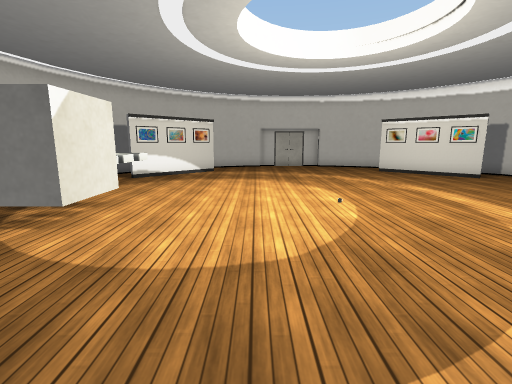
View 1 (above)

12 first-person views from a walk through a scene from a Unity 3-D project. The camera is 1.4 m above the floor, tilts 10° down and sees 85° across. The floor is counted in squares, 1 m on a side. Each view is taken from the middle of a square. On the plan, view 1 faces up. The plan holds only what a view shows up to about 14 squares ahead; the rest is blank. The player character is not drawn. Some surface patterns are stand-ins.

View 2
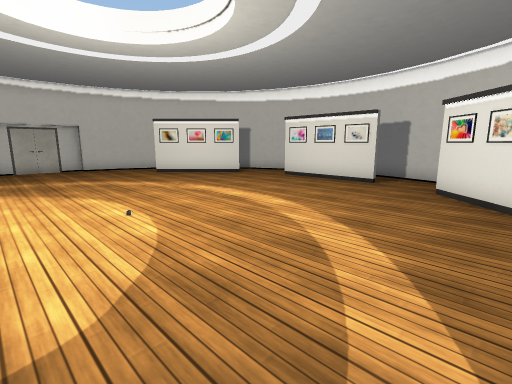

View 3
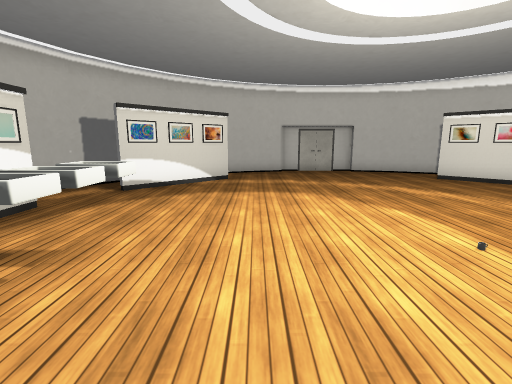

View 4
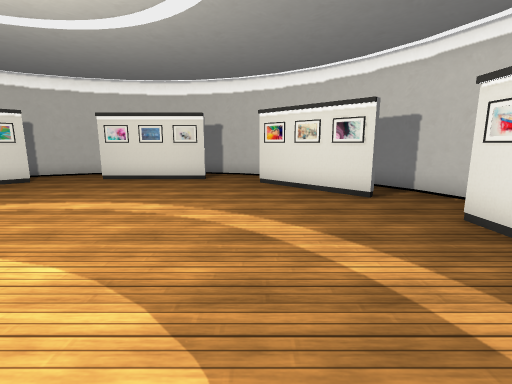

View 5
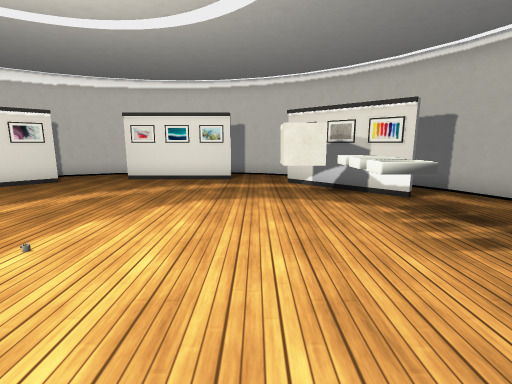

View 6
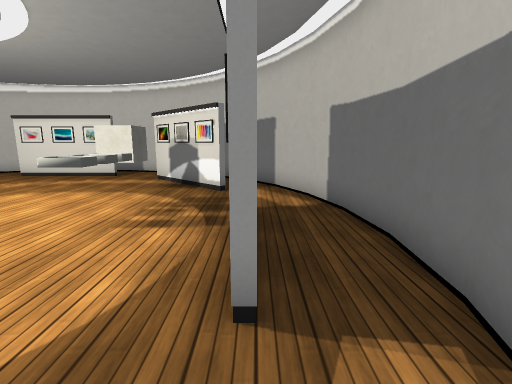

View 7
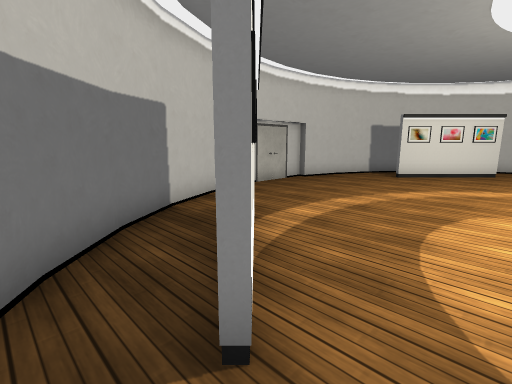

View 8
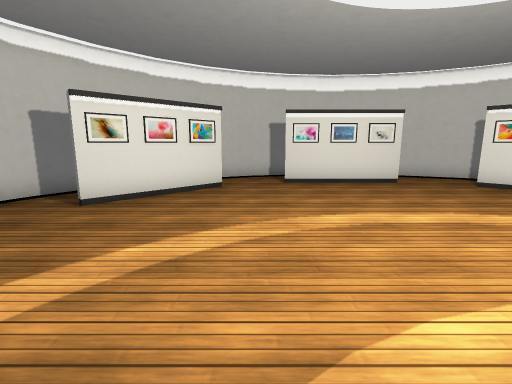

View 9
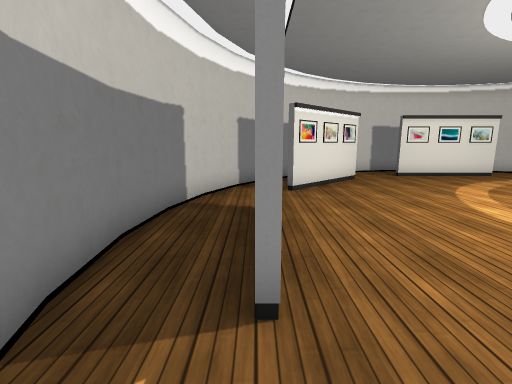

View 10
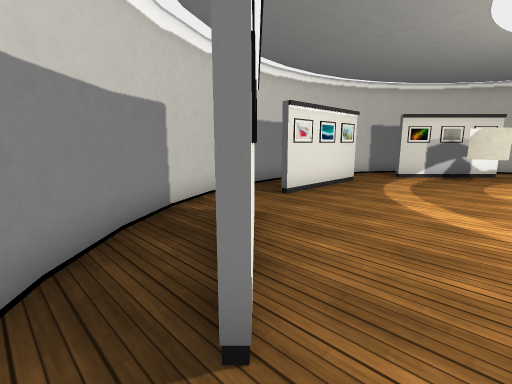

View 11
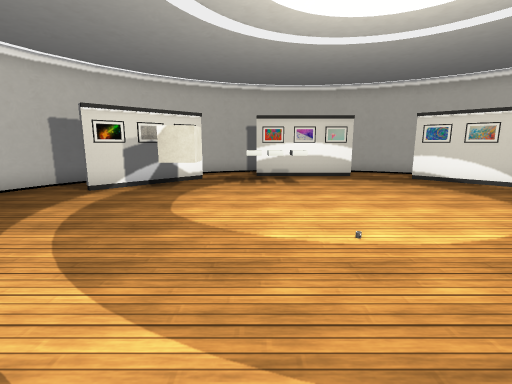

View 12
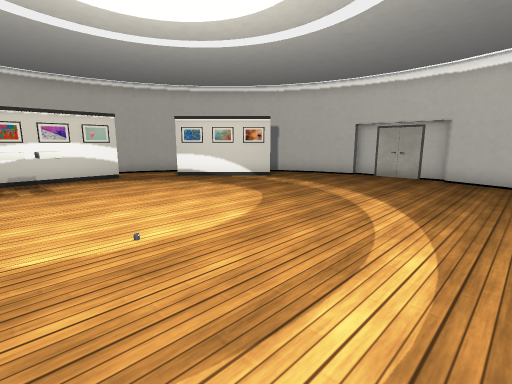

### Floor plan
Points are (right, up) in squares from view 1. A wall is a line through its corners. A room is listed if a view was taken in it or the views show most of it. See-through windows are left out.
Room 1 (views 1, 2, 3, 4, 5, 6, 7, 8, 9, 10, 11, 12)
walls: (-5, 3) (-2.1, 0.1); (-2, 14) (-4.9, 11.1); (6, 0) (8.9, 2.9); (9, 11) (6.1, 14); (-6.6, 12) (-7.4, 10.3); (-3, -1.6) (-1.3, -2.4); (-4.3, -0.7) (-3, -1.7); (8.3, 14.7) (7, 15.7); (-1.3, 16.4) (-3, 15.6); (11.4, 10.3) (10.6, 12); (-7.8, 8.8) (-8, 7) (-7.9, 5.3) (-7.4, 3.5); (11.8, 5.2) (12, 7.1); (-6.7, 2.1) (-6, 1.1); (-2.9, 15.7) (-4.5, 14.6); (10.7, 11.9) (10.2, 12.7); (-7.4, 3.6) (-6.6, 1.9); (-1.4, -2.4) (0.3, -2.8) (2, -3); (5.4, -2.4) (7.1, -1.6); (7.1, 15.6) (5.4, 16.4); (10.6, 1.9) (11.4, 3.6); (-5.6, 13.5) (-6.7, 11.9); (1.9, -3) (3.8, -2.8); (9.6, 0.5) (10.7, 2); (12, 7) (11.8, 8.7); (11.9, 8.6) (11.4, 10.4); (-7.4, 10.5) (-7.9, 8.7); (5.5, 16.4) (3.7, 16.9); (11.4, 3.5) (11.9, 5.3); (7, -1.7) (8.5, -0.6); (0.3, 16.9) (-1.5, 16.4); (3.7, -2.9) (5.5, -2.4); (3.9, 17.1) (0.2, 17.1)
objects: other object (-6, 7); other object (-3, 2) to (-2, 3); other object (-3, 5); other object (-3, 6); other object (2, -1); other object (10, 7)

Where each view was taken, in squares from view 1:
view 1: 0 up, 0 right, facing up
view 2: 1 up, 0 right, facing up-right
view 3: 3 up, 1 left, facing up
view 4: 3 up, 1 left, facing right
view 5: 10 up, 1 left, facing down
view 6: 11 up, 6 left, facing down
view 7: 10 up, 6 left, facing up-right
view 8: 10 up, 0 right, facing right
view 9: 11 up, 10 right, facing down
view 10: 4 up, 10 right, facing down-left
view 11: 5 up, 6 right, facing left
view 12: 5 up, 6 right, facing up-left
